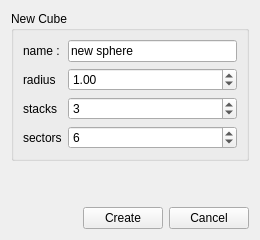
<?xml version="1.0" encoding="UTF-8"?>
<ui version="4.0">
 <class>FGECreateSphereMeshPropertiesForm</class>
 <widget class="QWidget" name="FGECreateSphereMeshPropertiesForm">
  <property name="geometry">
   <rect>
    <x>0</x>
    <y>0</y>
    <width>260</width>
    <height>240</height>
   </rect>
  </property>
  <property name="windowTitle">
   <string>Form</string>
  </property>
  <layout class="QGridLayout" name="gridLayout_2">
   <item row="0" column="0" colspan="3">
    <widget class="QGroupBox" name="groupBox_2">
     <property name="title">
      <string>New Cube</string>
     </property>
     <layout class="QGridLayout" name="gridLayout">
      <item row="0" column="1">
       <widget class="QLineEdit" name="name_object_lineEdit">
        <property name="text">
         <string>new sphere</string>
        </property>
       </widget>
      </item>
      <item row="3" column="0">
       <widget class="QLabel" name="label_4">
        <property name="text">
         <string>stacks</string>
        </property>
       </widget>
      </item>
      <item row="1" column="1">
       <widget class="QDoubleSpinBox" name="radius_doubleSpinBox">
        <property name="maximum">
         <double>999999.989999999990687</double>
        </property>
        <property name="value">
         <double>1.000000000000000</double>
        </property>
       </widget>
      </item>
      <item row="0" column="0">
       <widget class="QLabel" name="label_7">
        <property name="text">
         <string>name :</string>
        </property>
       </widget>
      </item>
      <item row="5" column="0">
       <widget class="QLabel" name="label_5">
        <property name="text">
         <string>sectors</string>
        </property>
       </widget>
      </item>
      <item row="5" column="1">
       <widget class="QSpinBox" name="sectors_spinBox">
        <property name="minimum">
         <number>1</number>
        </property>
        <property name="maximum">
         <number>999999</number>
        </property>
        <property name="value">
         <number>6</number>
        </property>
        <property name="displayIntegerBase">
         <number>10</number>
        </property>
       </widget>
      </item>
      <item row="1" column="0">
       <widget class="QLabel" name="label">
        <property name="text">
         <string>radius</string>
        </property>
       </widget>
      </item>
      <item row="3" column="1">
       <widget class="QSpinBox" name="stacks_spinBox">
        <property name="minimum">
         <number>1</number>
        </property>
        <property name="maximum">
         <number>999999</number>
        </property>
        <property name="value">
         <number>3</number>
        </property>
        <property name="displayIntegerBase">
         <number>10</number>
        </property>
       </widget>
      </item>
     </layout>
    </widget>
   </item>
   <item row="1" column="1">
    <spacer name="verticalSpacer">
     <property name="orientation">
      <enum>Qt::Vertical</enum>
     </property>
     <property name="sizeHint" stdset="0">
      <size>
       <width>20</width>
       <height>0</height>
      </size>
     </property>
    </spacer>
   </item>
   <item row="2" column="0">
    <spacer name="horizontalSpacer">
     <property name="orientation">
      <enum>Qt::Horizontal</enum>
     </property>
     <property name="sizeHint" stdset="0">
      <size>
       <width>65</width>
       <height>20</height>
      </size>
     </property>
    </spacer>
   </item>
   <item row="2" column="1">
    <widget class="QPushButton" name="create_pushButton">
     <property name="text">
      <string>Create</string>
     </property>
    </widget>
   </item>
   <item row="2" column="2">
    <widget class="QPushButton" name="cancel_pushButton">
     <property name="text">
      <string>Cancel</string>
     </property>
    </widget>
   </item>
  </layout>
 </widget>
 <resources/>
 <connections/>
</ui>
